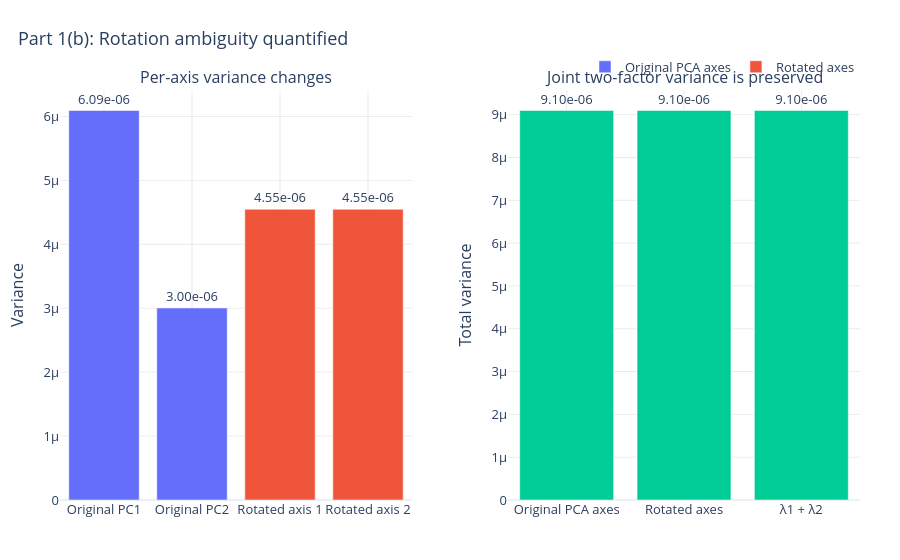

Notebook code cell kept with this figure:
### Markdown cell above
### Rotation variance diagnostic

The next plot makes the rotation-ambiguity point visual: rotating the two-factor subspace redistributes variance across the two displayed axes, but the total variance explained by the two-dimensional subspace remains unchanged.

### Code cell
variance_df = pd.DataFrame({
    "Axis": ["Original PC1", "Original PC2", "Rotated axis 1", "Rotated axis 2"],
    "Variance": [var_pc1, var_pc2, var_rot1, var_rot2],
    "Basis": ["Original PCA axes", "Original PCA axes", "Rotated axes", "Rotated axes"],
})

total_df = pd.DataFrame({
    "Basis": ["Original PCA axes", "Rotated axes", "λ1 + λ2"],
    "Total variance": [var_pc1 + var_pc2, var_rot1 + var_rot2, eigenvalues[0] + eigenvalues[1]],
})

fig = make_subplots(
    rows=1,
    cols=2,
    subplot_titles=("Per-axis variance changes", "Joint two-factor variance is preserved"),
    horizontal_spacing=0.12,
)

for basis in variance_df["Basis"].unique():
    part = variance_df[variance_df["Basis"] == basis]
    fig.add_trace(go.Bar(
        x=part["Axis"],
        y=part["Variance"],
        name=basis,
        text=[f"{v:.2e}" for v in part["Variance"]],
        textposition="outside",
        hovertemplate="%{x}<br>Variance=%{y:.3e}<extra></extra>",
    ), row=1, col=1)

fig.add_trace(go.Bar(
    x=total_df["Basis"],
    y=total_df["Total variance"],
    name="Total variance",
    text=[f"{v:.2e}" for v in total_df["Total variance"]],
    textposition="outside",
    hovertemplate="%{x}<br>Total variance=%{y:.3e}<extra></extra>",
    showlegend=False,
), row=1, col=2)

fig.update_yaxes(title_text="Variance", row=1, col=1)
fig.update_yaxes(title_text="Total variance", row=1, col=2)
style_figure(fig, "Part 1(b): Rotation ambiguity quantified", height=560).show()

### Figure 1 — Plotly figure (JSON) as saved in the notebook; plotly's stock layout.template omitted (floating-point values rounded to 4 significant figures)
{"data": [{"hovertemplate": "%{x}<br>Variance=%{y:.3e}<extra></extra>", "name": "Original PCA axes", "text": ["6.09e-06", "3.00e-06"], "textposition": "outside", "type": "bar", "x": ["Original PC1", "Original PC2"], "xaxis": "x", "y": [6.093e-06, 3.004e-06], "yaxis": "y"}, {"hovertemplate": "%{x}<br>Variance=%{y:.3e}<extra></extra>", "name": "Rotated axes", "text": ["4.55e-06", "4.55e-06"], "textposition": "outside", "type": "bar", "x": ["Rotated axis 1", "Rotated axis 2"], "xaxis": "x", "y": [4.549e-06, 4.549e-06], "yaxis": "y"}, {"hovertemplate": "%{x}<br>Total variance=%{y:.3e}<extra></extra>", "name": "Total variance", "showlegend": false, "text": ["9.10e-06", "9.10e-06", "9.10e-06"], "textposition": "outside", "type": "bar", "x": ["Original PCA axes", "Rotated axes", "λ1 + λ2"], "xaxis": "x2", "y": [9.098e-06, 9.098e-06, 9.098e-06], "yaxis": "y2"}], "layout": {"annotations": [{"font": {"size": 16}, "showarrow": false, "text": "Per-axis variance changes", "x": 0.22, "xanchor": "center", "xref": "paper", "y": 1, "yanchor": "bottom", "yref": "paper"}, {"font": {"size": 16}, "showarrow": false, "text": "Joint two-factor variance is preserved", "x": 0.78, "xanchor": "center", "xref": "paper", "y": 1, "yanchor": "bottom", "yref": "paper"}], "font": {"size": 13}, "height": 560, "legend": {"orientation": "h", "x": 1, "xanchor": "right", "y": 1.02, "yanchor": "bottom"}, "margin": {"b": 60, "l": 60, "r": 40, "t": 90}, "title": {"text": "Part 1(b): Rotation ambiguity quantified", "x": 0.02, "xanchor": "left"}, "xaxis": {"anchor": "y", "domain": [0, 0.44], "gridcolor": "rgba(0,0,0,0.08)", "showgrid": true}, "xaxis2": {"anchor": "y2", "domain": [0.56, 1], "gridcolor": "rgba(0,0,0,0.08)", "showgrid": true}, "yaxis": {"anchor": "x", "domain": [0, 1], "gridcolor": "rgba(0,0,0,0.08)", "showgrid": true, "title": {"text": "Variance"}}, "yaxis2": {"anchor": "x2", "domain": [0, 1], "gridcolor": "rgba(0,0,0,0.08)", "showgrid": true, "title": {"text": "Total variance"}}}}
